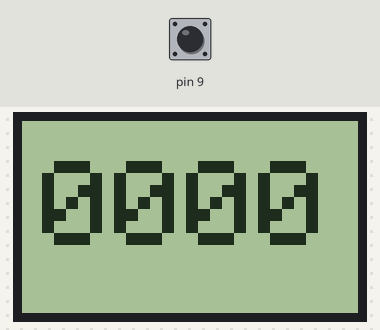
Recording of a sketch running on a simulated Arduino Uno, built with avr-gcc and run on an emulated ATmega328P. On the bench: 84×48 one-colour display. Inputs (shaded band) come from the test bench; at power-on: pin 9 HIGH.

Above: at 0.1 s.

The sketch:

contagiri.ino
```cpp
#include <SPI.h>
#include <Adafruit_GFX.h>
#include <Adafruit_PCD8544.h>

// pin 5 - Data/Command select (D/C)
// pin 4 - LCD chip select (CS)
// pin 3 - LCD reset (RST)

Adafruit_PCD8544 display=Adafruit_PCD8544(5,4,3);
char s[5];

void showNumber(int n) {
  display.clearDisplay();
  display.setCursor(5,10);
  sprintf(s,"%04d",n);
  display.print(s);
  display.display();
}

void setup() {
  pinMode(9,INPUT_PULLUP);
  display.begin();
  display.setContrast(50);
  display.setTextSize(3);
  showNumber(0);
}

int n=0;
void loop() {
  if (digitalRead(9)==LOW) {
    showNumber(n);
    if (++n>9999) n=0;
    while (digitalRead(9)==LOW);
  }
}
```
